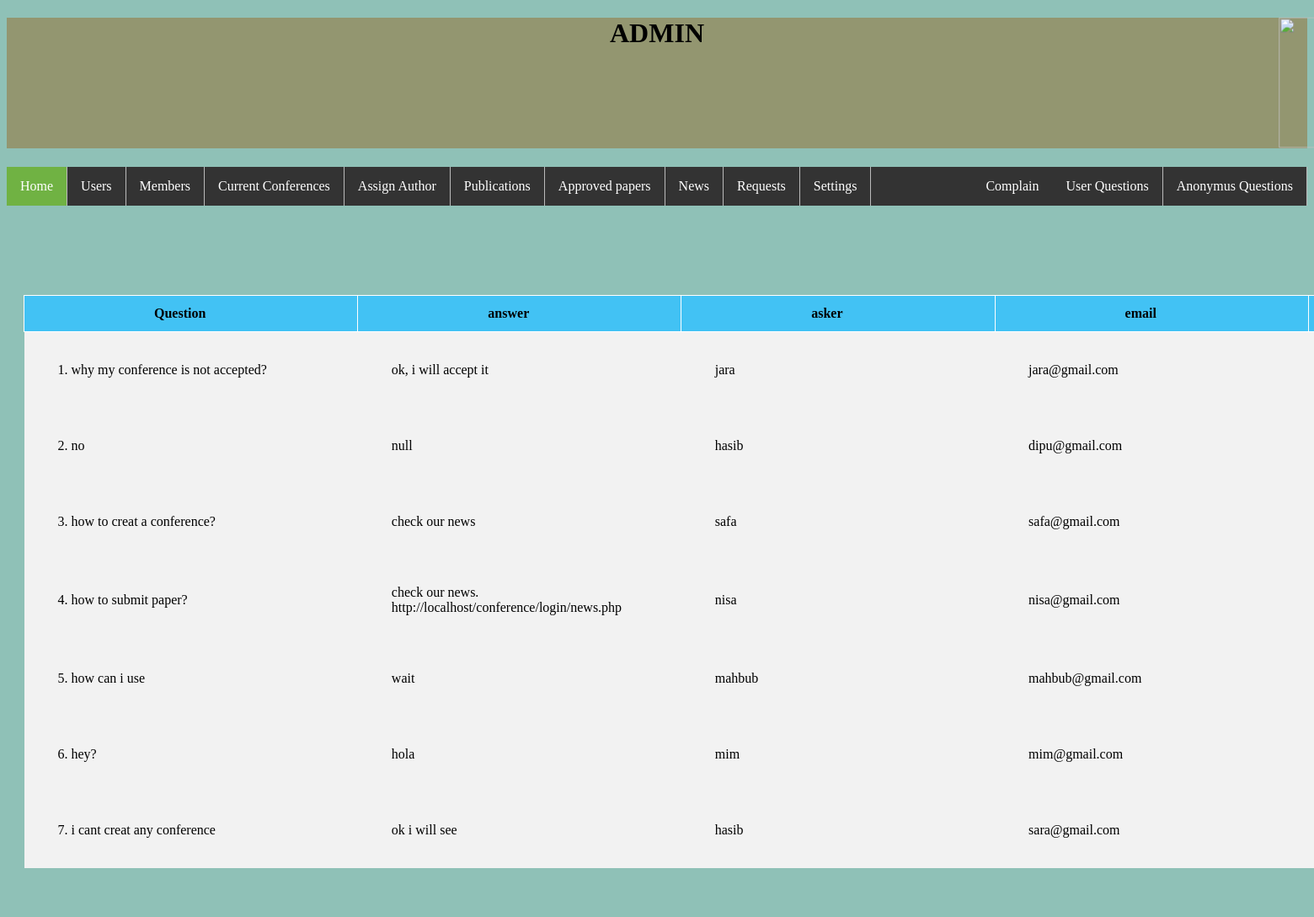
/admin/answered_questions.php, run on the app's committed database.
### tables this page shows
CREATE TABLE `deleted_questions` (
  `id` int(11) NOT NULL,
  `question` longtext NOT NULL,
  `answer` longtext NOT NULL,
  `asker` text NOT NULL,
  `email` varchar(255) NOT NULL,
  `q_id` int(11) DEFAULT NULL
);

### admin/answered_questions.php (the view, shortened to what this page needs)
<!DOCTYPE html>
<html>
<head>
</head>
<body>
	<form method="POST" action="">
		<header>
			<h1>ADMIN
				<div class="image">
				<img src="https://www.nu-techassociates.co.uk/wp-content/uploads/2015/04/DSC0210.jpg">
				</div>
			</h1>
		</header>
<ul>
  <li><a class="active" href="home.php">Home</a></li>
  <li><a href="users.php">Users</a></li>
  <li><a href="member.php">Members</a></li>
  <li><a href="http:/conference/admin/current_conferences.php">Current Conferences</a></li>
  <li><a href="#contact">Assign Author</a></li>
  <li><a href="#contact">Publications</a></li>
  <li><a href="#contact">Approved papers</a></li>
  <li><a href="http:/conference/admin/news_settings.php">News</a></li>
  <li><a href="request.php">Requests</a></li>
  <li><a href="http:/conference/admin/settings.php">Settings</a></li>
  <li style="float:right"><a href="http:/conference/admin/question_outside_admin.php">Anonymus Questions</a></li>
  <li style="float:right"><a href="http:/conference/admin/question.php">User Questions</a></li>
  <li style="float:right"><a href="http:/conference/admin/complain.php">Complain</a></li>
</ul><br><br>
<div class="question">
	<?php
        require 'config.php';
            $sql= "SELECT deleted_questions.* FROM deleted_questions";
            $result = $conn->query($sql);
            if($result->num_rows > 0)
            {
            	$i=0;
            	echo "<table><tr><th>Question</th><th>answer</th><th>asker</th><th>email</th><th><span style='color:red;'>delete?</span></th></tr>";
            	while($row = $result->fetch_assoc())
            	{
            		$i++;
            		$question = $row['question'];
            		$answer = $row['answer'];
            		$asker = $row['asker'];
            		$email = $row['email'];
            	   echo "<tr><td>".$i."."." ".$question."</td><td>".$answer."</td><td>".$asker."</td><td>".$email."</td><td><span style='color:green'; >*answered</span>"." "."<input type='submit' name='delete".$i."' value='delete' style='height:30px; width:100px; padding:2px; margin:0px; background-color:#e04c4c; transform:translate(0%,0%)'></td></tr>";
            	}
            	echo "</table>";
            }
            else
            {
            	echo "<h2 style='text-align:center';>No question!</h2><h3><a href=''>see answered question</a></h3>";
            }
        ?>
</div>
	</form>
</body>
</html>

### admin/answered_questions.php (style rules this page uses)
body { background:#8fc1b7; }
h1 { background:#939670; height:155px; text-align: center; }
ul { list-style-type: none; margin: 0; padding: 0; overflow: hidden; background-color: #333; }
li { float: left; border-right:1px solid #bbb; }
li:last-child { border-right: none; }
li a { display: block; color: white; text-align: center; padding: 14px 16px; text-decoration: none; }
.active { background-color: #70b243; }
img { height: 155px; width: 200px; transform: translate(389%,0%); }
div { transform: translate(3.9%,-23%); }
table { border-collapse: collapse; padding: 8px; transform: translate(0%,0%); }
table, td { padding-top: 30px; padding-bottom: 30px; padding-right: 20px; padding-left: 40px; text-align: left; width: 100%; }
tr:nth-child(even) { background-color: #f2f2f2; }
tr:nth-child(odd) { background-color: #f2f2f2; }
th { background-color: #42c2f4; border: 1px solid white; padding-top: 12px; padding-bottom: 12px; padding-right: 180px; padding-left: 154px; text-align: center; }
.question { padding: 20px; padding-top: 70px; padding-bottom: 50px; background-color:#8fc1b7; text-align: center; width: 98%; height: 100%; transform: translate(0%,0%); }

### data on the page
deleted_questions: question "why my conference is not accepted?", answer "ok, i will accept it", asker "jara", email "jara@gmail.com"
deleted_questions: question "no", answer "null", asker "hasib", email "dipu@gmail.com"
deleted_questions: question "how to creat a conference?", answer "check our news", asker "safa", email "safa@gmail.com"
deleted_questions: question "how to submit paper?", answer "check our news. http://localhost/conference/login/news.php", asker "nisa", email "nisa@gmail.com"
deleted_questions: question "how can i use", answer "wait", asker "mahbub", email "mahbub@gmail.com"
deleted_questions: question "hey?", answer "hola", asker "mim", email "mim@gmail.com"
deleted_questions: question "i cant creat any conference", answer "ok i will see", asker "hasib", email "sara@gmail.com"
